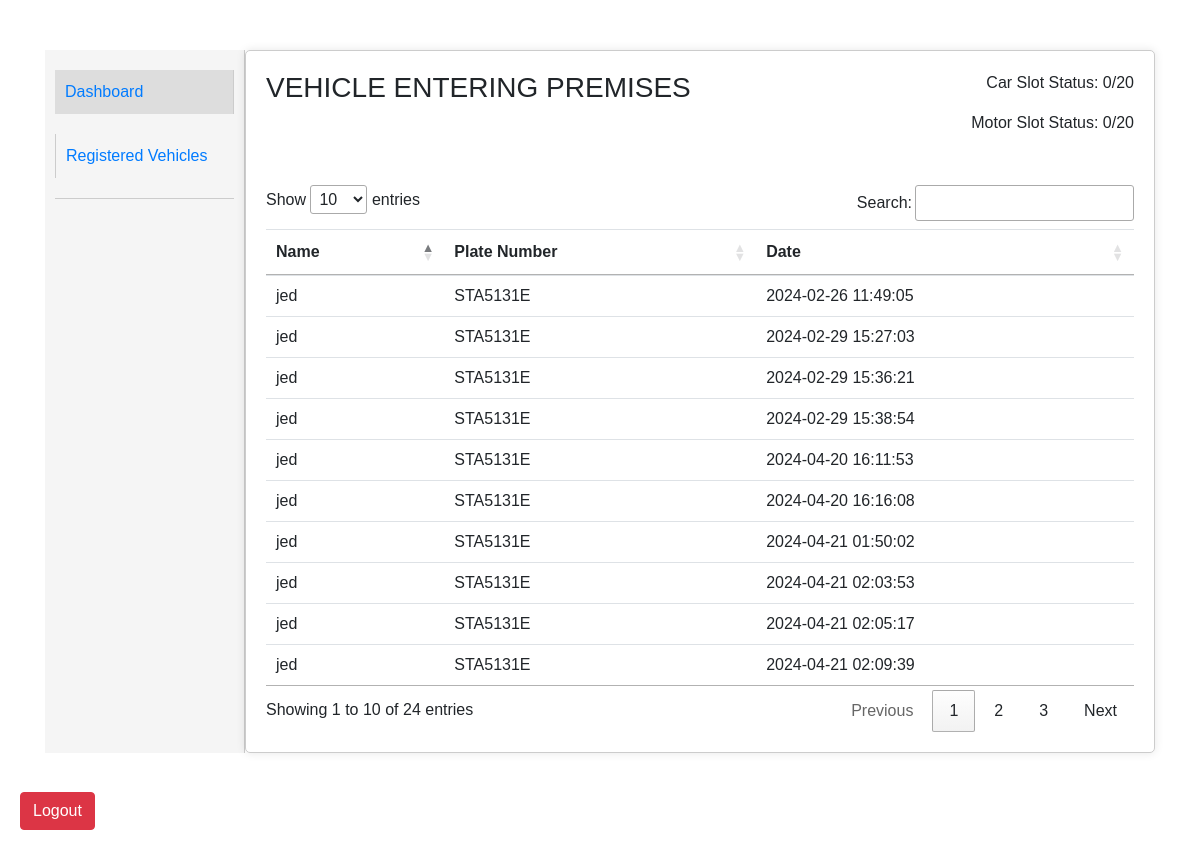
Page /dashboard on the earlier database version.
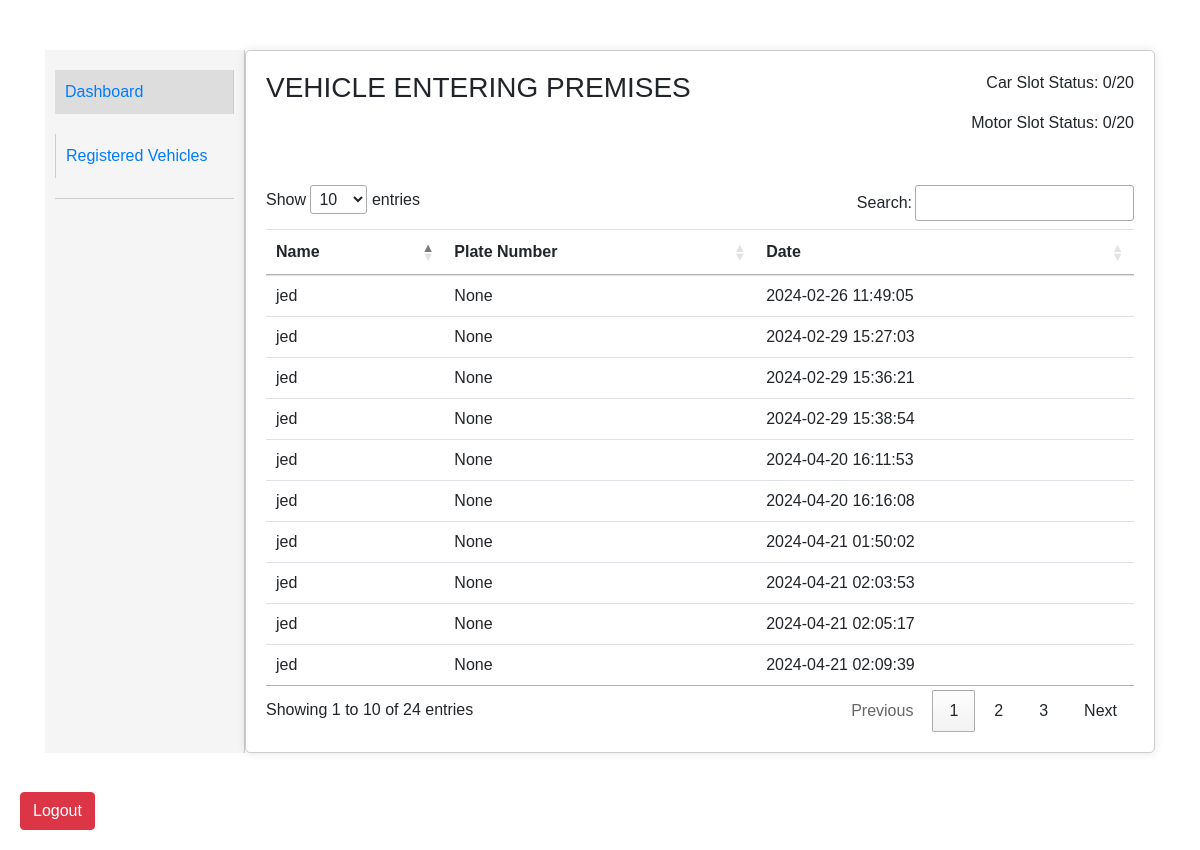
Same page on the later database version.
### app.py (models this page shows, shortened)
class PlateRecognitionLog(db.Model):
    id = db.Column(db.Integer, primary_key=True)
    owner_name = db.Column(db.String(100), nullable=False)
    plate_num = db.Column(db.String, db.ForeignKey('vehicle_database.num_plate'))
    in_out = db.Column(db.String(100), default='out')
    date = db.Column(db.DateTime(timezone=True), default=func.now())
    vehicle_database = db.relationship('VehicleDatabase', backref='plate_recognition_logs', lazy=True)

### app.py (the view)
@app.route('/dashboard', methods=['GET', 'POST'])
def dashboard():
    entries = PlateRecognitionLog.query.all()
    parking_properties = ParkingProperties.query.first()
    car_slots = f"{parking_properties.current_slots_car}/{parking_properties.max_slots_car}" if parking_properties else "N/A"
    motor_slots = f"{parking_properties.current_slots_motor}/{parking_properties.max_slots_motor}" if parking_properties else "N/A"
    return render_template('dashboard.html', entries=entries, car_slots=car_slots, motor_slots=motor_slots,
                           plates=VehicleDatabase.query.all())

### templates/dashboard.html (shortened to what this page needs)
<!DOCTYPE html>
<html lang="en">
<head>
    <link rel="stylesheet" href="https://stackpath.bootstrapcdn.com/bootstrap/4.5.2/css/bootstrap.min.css">
    <link rel="stylesheet" href="https://cdn.datatables.net/1.11.5/css/jquery.dataTables.min.css">
</head>
<body>
<div class="container">
    <div class="sidebar">
        <div class="tabs" style="margin-left: 0;">
            <a href="#dashboard" class="active">Dashboard</a>
            <a href="#registered">Registered Vehicles</a>
        </div>
        <div class="logout-button">
            <a href="/logout" class="btn btn-danger">Logout</a>
        </div>
    </div>
    <div class="content">
        <div id="dashboard">
            <div class="parking-status">
                <p>Car Slot Status: <span id="car-slot-status">{{ car_slots }}</span></p>
                <p>Motor Slot Status: <span id="motor-slot-status">{{ motor_slots }}</span></p>
            </div>
            <h3>VEHICLE ENTERING PREMISES</h3>
            <div class="table-container">
                <table id="entering-premises-table" class="table">
                    <thead>
                        <tr>
                            <th>Name</th>
                            <th>Plate Number</th>
                            <th>Date</th>
                        </tr>
                    </thead>
                    <tbody>
                        {% for entry in entries %}
                        <tr>
                            <td>{{ entry.owner_name }}</td>
                            <td>{{ entry.plate_num }}</td>
                            <td>{{ entry.date }}</td>
                        </tr>
                        {% endfor %}
                    </tbody>
                </table>
            </div>
        </div>
</body>
</html>

Differences in the rows shown:
changed PlateRecognitionLog (number 1 of 10 on the later page): plate_num "STA5131E" → "None"
changed PlateRecognitionLog (number 2 of 10 on the later page): plate_num "STA5131E" → "None"
changed PlateRecognitionLog (number 3 of 10 on the later page): plate_num "STA5131E" → "None"
changed PlateRecognitionLog (number 4 of 10 on the later page): plate_num "STA5131E" → "None"
changed PlateRecognitionLog (number 5 of 10 on the later page): plate_num "STA5131E" → "None"
changed PlateRecognitionLog (number 6 of 10 on the later page): plate_num "STA5131E" → "None"
changed PlateRecognitionLog (number 7 of 10 on the later page): plate_num "STA5131E" → "None"
changed PlateRecognitionLog (number 8 of 10 on the later page): plate_num "STA5131E" → "None"
changed PlateRecognitionLog (number 9 of 10 on the later page): plate_num "STA5131E" → "None"
changed PlateRecognitionLog (number 10 of 10 on the later page): plate_num "STA5131E" → "None"
